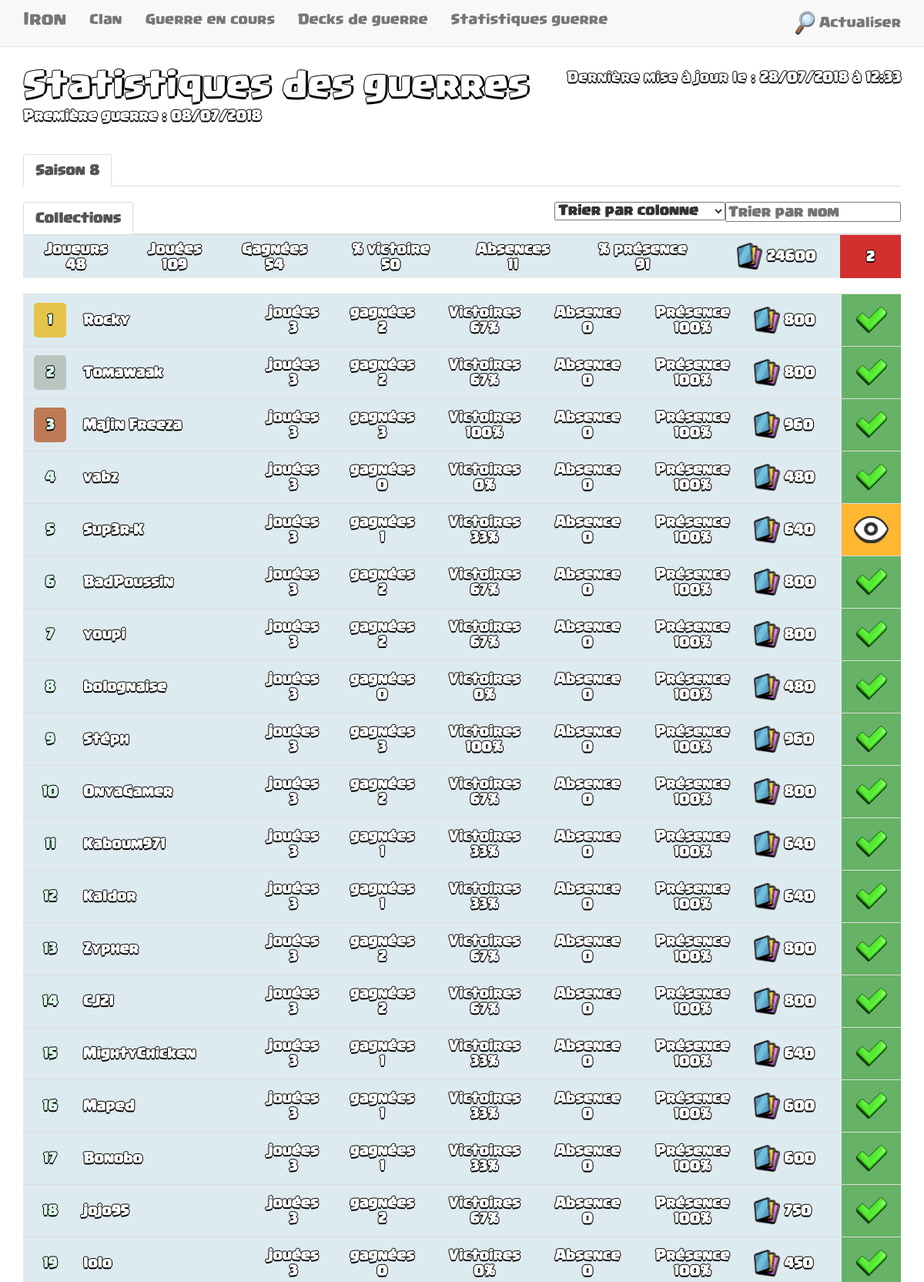
Screenshot of /war_stats.php (upper part) with the database file from the repository.
### tables this page shows
CREATE TABLE `last_updated` (
  `id` int(3) NOT NULL,
  `page_name` varchar(50) NOT NULL,
  `updated` datetime DEFAULT NULL,
  `tag` varchar(10) DEFAULT NULL
);

CREATE TABLE `war` (
  `id` int(4) NOT NULL,
  `created` int(15) NOT NULL,
  `past_war` tinyint(1) NOT NULL COMMENT 'boolean, vrai si c''est une ancienne guerre',
  `season` int(5) NOT NULL COMMENT 'numéro de saison'
);

CREATE TABLE `players` (
  `id` int(4) NOT NULL,
  `tag` varchar(10) NOT NULL COMMENT 'Tag du joueur',
  `name` varchar(50) NOT NULL COMMENT 'Nom du joueur',
  `rank` int(2) NOT NULL COMMENT 'Placement dans le clan',
  `trophies` int(5) NOT NULL COMMENT 'Nombre de trophée du joueur',
  `role_id` int(1) NOT NULL,
  `exp_level` int(2) NOT NULL COMMENT 'Niveau de la tour',
  `in_clan` tinyint(1) NOT NULL DEFAULT '0',
  `arena` int(3) NOT NULL,
  `donations` int(10) NOT NULL,
  `donations_received` int(10) NOT NULL,
  `donations_delta` int(10) NOT NULL,
  `donations_ratio` float NOT NULL,
  `max_trophies` int(5) NOT NULL DEFAULT '0'
);

### tools/database.php (called while the page is built, shortened)
<?php
function fetch_query($db, $query)
{
    return execute_query($db, $query)->fetch();
}
function fetch_all_query($db, $query)
{
    return execute_query($db, $query)->fetchAll();
}
function execute_query($db, $query)
{
    $transaction = $db->prepare($query);
    $transaction->execute();
    return $transaction;
}
function getLastSeason($db)
{
    $query = "
    SELECT MAX(season) as number
    FROM war
    ";
    return intval(fetch_query($db, $query)['number']);
}
function getWarStats($db, $season, $order = null)
{
    $pattern = "
SELECT players.id, players.name, players.rank, players.tag,
SUM(IFNULL(cards_earned, 0)) as total_cards_earned,
SUM(IFNULL(collection_played, 0)) as total_collection_played,
SUM(IFNULL(collection_won, 0)) as total_collection_won,
SUM(IFNULL(battle_played, 0)) as total_battle_played,
SUM(IFNULL(battle_won, 0)) as total_battle_won
FROM player_war
JOIN war ON player_war.war_id = war.id AND war.season = %d
JOIN players ON player_war.player_id = players.id
AND war.past_war > 0
AND war.id > 24
AND players.in_clan > 0
GROUP BY player_war.player_id
%s
";
    if ($order == null) {
        $query = sprintf($pattern, $season, "ORDER BY players.rank ASC");
    } else {
        $customOrderPattern = "ORDER BY %s DESC, players.rank ASC";
        $orderPattern = sprintf($customOrderPattern, $order);
        $query = sprintf($pattern, $season, $orderPattern);
    }
    return fetch_all_query($db, $query);
}
function countMissedCollection($db, $playerId, $season = null)
{
    $pattern = "
SELECT COUNT(player_war.id) as missed_collection
FROM player_war
JOIN war ON player_war.war_id = war.id
WHERE player_war.collection_played = 0
AND war.past_war > 0
AND war.id > 24
AND player_war.player_id = %d
%s
";
    if ($season == null)
        $query = sprintf($pattern, $playerId, "");
    else
        $query = sprintf($pattern, $playerId, "AND war.season = " . $season);
    return fetch_query($db, $query);
}
function getFirstWarDate($db)
{
    $query = "
SELECT created
FROM war
WHERE past_war > 0
AND war.id > 24
LIMIT 1
";
    return fetch_query($db, $query);
}
function getLastUpdated($db, $pageName)
{
    $pattern = "
    SELECT updated
    FROM last_updated
    WHERE page_name = \"%s\"
    ";
    return fetch_query($db, utf8_decode(sprintf($pattern, $pageName)));
}

### war_stats.php (the view, shortened to what this page needs)
<?php
include("tools/database.php");
$lastSeason = getLastSeason($db);
$previousSeason = ($lastSeason - 1);
$secondPreviousSeason = ($lastSeason - 2);
if (isset($_GET['order']) && !empty($_GET['order'])) {
    $order = $_GET['order'];
    $selectValue = substr($order, -1);
    $order = substr($order, 0, -1);
    $lastWarStatsByPlayer = getWarStats($db, $lastSeason, $order);
    $previousWarStatsByPlayer = getWarStats($db, $previousSeason, $order);
    $secondPreviousWarStatsByPlayer = getWarStats($db, $secondPreviousSeason, $order);
} else {
    $lastWarStatsByPlayer = getWarStats($db, $lastSeason);
}
$firstWarDate = getFirstWarDate($db);
$lastSeasonAllCollections = 0;
$lastSeasonAllCollectionsPlayed = 0;
$lastSeasonAllCollectionsWon = 0;
$lastSeasonAllCardsEarned = 0;
$lastSeasonAllMissedCollections = 0;
$lastSeasonAllBadStatus = 0;
$lastSeasonFinalPlayerList = array();
foreach ($lastWarStatsByPlayer as $player) {
    $playerInfo = array();
    $playerInfo['rank'] = $player['rank'];
    $playerInfo['tag'] = $player['tag'];
    $playerInfo['name'] = $player['name'];
    $playerInfo['totalCollectionPlayed'] = $totalCollectionPlayed = $player['total_collection_played'];
    $playerInfo['totalCollectionWon'] = $totalCollectionWon = $player['total_collection_won'];
    $playerInfo['totalCardsEarned'] = $totalCardsEarned = $player['total_cards_earned'];
    $playerInfo['totalBattlesPlayed'] = $totalBattlesPlayed = $player['total_battle_played'];
    $playerInfo['totalBattlesWon'] = $totalBattlesWon = $player['total_battle_won'];
    $missedCollection = countMissedCollection($db, $player['id'], $lastSeason)['missed_collection'];
    $playerInfo['missedCollection'] = $missedCollection == null ? 0 : $missedCollection;
    $missedWar = countMissedWar($db, $player['id'], $lastSeason)['missed_war'];
    $playerInfo['missedWar'] = $missedWar == null ? 0 : $missedWar;
    $playerInfo['totalCollection'] = $totalCollection = $totalCollectionPlayed + $missedCollection;
    $eligibleWars = getNumberOfEligibleWarByPlayerId($db, $player['id'], $lastSeason);
    if ($missedWar >= 2) {
        $playerInfo['ban'] = true;
        $playerInfo['warning'] = false;
    } else if ($missedWar == 1) {
        $playerInfo['ban'] = false;
        $playerInfo['warning'] = true;
    } else if ($eligibleWars > 10) {
        $ratio = ($missedCollection / $eligibleWars);
        $playerInfo['warning'] = ($ratio >= 0.5 and $ratio < 0.75);
        $playerInfo['ban'] = $ratio >= 0.75;
    } else {
        $playerInfo['warning'] = false;
        $playerInfo['ban'] = false;
    }
    if ($playerInfo['warning'] || $playerInfo['ban']) {
        $lastSeasonAllBadStatus++;
    }
    array_push($lastSeasonFinalPlayerList, $playerInfo);
    $lastSeasonAllCollections += $totalCollection;
    $lastSeasonAllCollectionsPlayed += $totalCollectionPlayed;
    $lastSeasonAllCollectionsWon += $totalCollectionWon;
    $lastSeasonAllMissedCollections += $missedCollection;
    $lastSeasonAllCardsEarned += $totalCardsEarned;
}
$lastUpdated = getLastUpdated($db, "war_stats");
?>
<!DOCTYPE html>
<html lang="en">
<head>
    <?php include("head.php"); ?>
</head>
<body>
<div class="container">
    <?php if ($lastUpdated['updated'] != null):
        $time = strtotime($lastUpdated['updated']);
        ?>
        <span class="pageIndexSubtitle whiteShadow pull-right">Dernière mise à jour le : <b><?php echo '' . date('d/m/Y', $time) ?></b> à <b><?php echo '' . date('H:i', $time) ?></span>
    <?php else: ?>
        <span class="pageIndexSubtitle whiteShadow pull-right">Nécessite une mise à jour</span>
    <?php endif; ?>
    <h1 class="whiteShadow">Statistiques des guerres</h1>
    <span class="whiteShadow">Première guerre : <b><?php echo '' . date('d/m/Y', $firstWarDate['created']) ?></b></span>
    <br>
    <br><br>
    <ul id="navUlWarSeason" class="nav nav-tabs" role="tablist">
        <?php
        print '<li role="presentation" class="active"><a href="#season' . $lastSeason . '" aria-controls="season' . $lastSeason . '" role="tab" data-toggle="tab" class="tab-link">Saison ' . $lastSeason . '</a></li>';
        print '<li role="presentation"><a href="#season' . $previousSeason . '" aria-controls="season' . $previousSeason . '" role="tab" data-toggle="tab" class="tab-link">Saison ' . $previousSeason . '</a></li>';
        print '<li role="presentation"><a href="#season' . $secondPreviousSeason . '" aria-controls="season' . $secondPreviousSeason . '" role="tab" data-toggle="tab" class="tab-link">Saison ' . $secondPreviousSeason . '</a></li>';
        ?>
    </ul>
    <br>
    <div class="tab-content">
        <div role="tabpanel" class="tab-pane active" id="season<?php print $lastSeason; ?>">
            <ul id="navUlWarStats" class="nav nav-tabs" role="tablist">
                <li role="presentation" class="active"><a href="#collect" aria-controls="collect" role="tab"
                                                          data-toggle="tab"
                                                          class="tab-link">Collections</a></li>
                <li role="presentation"><a href="#war" aria-controls="war" role="tab" data-toggle="tab"
                                           class="tab-link">Batailles</a>
                </li>
                <input type="text" id="tx_search" class="pull-right" placeholder="Trier par nom"/>
                <select id="orderSelect" class="pull-right">
                    <option value="-1">Trier par colonne</option>
                </select>
            </ul>
            <div class="tab-content">
                <div role="tabpanel" class="tab-pane active" id="collect">
                    <div class="table-responsive">
                        <table class="table" id="tableIndex">
                            <tbody>
                            <tr>
                                <td class="whiteShadow text-center">
                                    Joueurs<br><?php echo sizeof($lastSeasonFinalPlayerList); ?>
                                </td>
                                <td class="whiteShadow text-center">
                                    Jouées<br><?php echo $lastSeasonAllCollectionsPlayed; ?></td>
                                <td class="whiteShadow text-center">
                                    Gagnées<br><?php echo $lastSeasonAllCollectionsWon; ?></td>
                                <td class="whiteShadow text-center">
                                    % victoire<br>
                                    <?php echo ($lastSeasonAllCollectionsPlayed != 0) ? round((($lastSeasonAllCollectionsWon / $lastSeasonAllCollectionsPlayed) * 100)) : '--'; ?>
                                </td>
                                <td class="whiteShadow text-center">
                                    Absences<br><?php echo $lastSeasonAllMissedCollections; ?>
                                </td>
                                <td class="whiteShadow text-center">% présence<br>
                                    <?php echo ($lastSeasonAllCollections != 0) ? round(($lastSeasonAllCollectionsPlayed / $lastSeasonAllCollections) * 100) : '--'; ?>
                                </td>
                                <td class="whiteShadow text-center"><img src="images/ui/deck.png"
                                                                         height="35px"/>&nbsp;<?php echo $lastSeasonAllCardsEarned; ?>
                                </td>
                                <td bgcolor="#D42F2F"><span class="whiteShadow text-center"
                                                            style="display:block;width: 41px;margin:auto"><?php echo $lastSeasonAllBadStatus; ?></span>
                                </td>
                            </tr>
                            </tbody>
                        </table>
                    </div>
                    <div class="table-responsive">
                        <table class="table js-player-table" id="tableIndex">
                            <tbody>
                            <?php foreach ($lastSeasonFinalPlayerList as $player) : ?>
                                <tr class="pointerHand playerTr">
                                    <td class="whiteShadow text-center rank">
                                        <span><?php echo utf8_encode($player['rank']); ?></span></td>
                                    <td class="whiteShadow"><a class="linkToPlayer"
                                                               href="player.php?tag=<?php echo $player['tag']; ?>"><?php echo utf8_encode($player['name']); ?></a>
                                    </td>
                                    <td class="whiteShadow text-center">
                                        jouées<br><?php echo $player['totalCollectionPlayed']; ?></td>
                                    <td class="whiteShadow text-center">
                                        gagnées<br><?php echo $player['totalCollectionWon']; ?></td>
                                    <td class="whiteShadow text-center">Victoires <br>
                                        <?php echo ($player['totalCollectionPlayed'] != 0) ? round((($player['totalCollectionWon'] / $player['totalCollectionPlayed']) * 100)) . '%' : '--'; ?>
                                    <td class="whiteShadow  text-center">
                                        Absence<br><?php echo $player['missedCollection'] ?></td>
                                    <td class="whiteShadow text-center">Présence<br>
                                        <?php echo ($player['totalCollection'] != 0) ? round(($player['totalCollectionPlayed'] / $player['totalCollection']) * 100) . '%' : '--'; ?>
                                    </td>
                                    <td class="whiteShadow"><img src="images/ui/deck.png"
                                                                 height="35px"/>&nbsp;<?php echo $player['totalCardsEarned']; ?>
                                    </td>
                                    <?php if ($player['ban']) : ?>
                                        <td bgcolor="#D42F2F" class="text-center"><img src="images/ui/no-cancel.png"
                                                                                       height="35px"/></td>
                                    <?php elseif ($player['warning']): ?>
                                        <td bgcolor="#FFB732" class="text-center"><img src="images/ui/watch.png"
                                                                                       height="35px"/></td>
                                    <?php else : ?>
                                        <td bgcolor="#66B266" class="text-center"><img src="images/ui/yes-confirm.png"
                                                                                       height="35px"/></td>
                                    <?php endif; ?>
                                </tr>
                            <?php endforeach; ?>
                            </tbody>
                        </table>
                    </div>
                </div>
            </div>
        </div>
    </div>
    <br>
</div>
</body>
</html>

### css/css.css (style rules this page uses)
body { font-family: "Supercell", serif; background: url('../images/background.png') fixed; padding-top: 70px; }
.whiteShadow, .whiteShadow a { color: #fff; text-shadow: -1px 0 black, 0 2px black, 1px 0 black, 0 -1px black; }
h1.whiteShadow { text-shadow: -1px 0 black, 0 3px black, 3px 0 black, 0 -1px black; }
.table-responsive { background: #DDEAEF; overflow-x: initial; }
.rank span { color: #D7F9E8; text-shadow: -1px 0 black, 0 2px black, 1px 0 black, 0 -1px black; margin: 3px 6px; display: block; line-height: 45px; border-radius: 5px; }
tbody tr:first-child .rank span { background: #E5C449; }
tbody tr:nth-child(3) .rank span { background: #BBC5C0; }
tbody tr:nth-child(5) .rank span { background: #BE7A54; }
.table > tbody > tr > td, .table > tbody > tr > th, .table > tfoot > tr > td, .table > tfoot > tr > th, .table > thead > tr > td, .table > thead > tr > th { vertical-align: middle; }
.tab-link:not(.active) { color: #fff; }
.pointerHand { cursor: pointer; }

### rows the page displays
last_updated: updated "28/07/2018", updated "12:33"
war: created "08/07/2018"
players: rank "1", name "Rocky", totalCollectionPlayed "3", totalCollectionWon "2", totalCollectionPlayed "67", missedCollection "0", totalCollection "100", totalCardsEarned "800"
players: rank "2", name "Tomawaak", totalCollectionPlayed "3", totalCollectionWon "2", totalCollectionPlayed "67", missedCollection "0", totalCollection "100", totalCardsEarned "800"
players: rank "3", name "Majin Freeza", totalCollectionPlayed "3", totalCollectionWon "3", totalCollectionPlayed "100", missedCollection "0", totalCollection "100", totalCardsEarned "960"
players: rank "4", name "vabz", totalCollectionPlayed "3", totalCollectionWon "0", totalCollectionPlayed "0", missedCollection "0", totalCollection "100", totalCardsEarned "480"
players: rank "5", name "Sup3r-K", totalCollectionPlayed "3", totalCollectionWon "1", totalCollectionPlayed "33", missedCollection "0", totalCollection "100", totalCardsEarned "640"
players: rank "6", name "BadPoussin", totalCollectionPlayed "3", totalCollectionWon "2", totalCollectionPlayed "67", missedCollection "0", totalCollection "100", totalCardsEarned "800"
players: rank "7", name "youpi", totalCollectionPlayed "3", totalCollectionWon "2", totalCollectionPlayed "67", missedCollection "0", totalCollection "100", totalCardsEarned "800"
players: rank "8", name "bolognaise", totalCollectionPlayed "3", totalCollectionWon "0", totalCollectionPlayed "0", missedCollection "0", totalCollection "100", totalCardsEarned "480"
players: rank "9", name "Stéph", totalCollectionPlayed "3", totalCollectionWon "3", totalCollectionPlayed "100", missedCollection "0", totalCollection "100", totalCardsEarned "960"
players: rank "10", name "OnyaGamer", totalCollectionPlayed "3", totalCollectionWon "2", totalCollectionPlayed "67", missedCollection "0", totalCollection "100", totalCardsEarned "800"
players: rank "11", name "Kaboum971", totalCollectionPlayed "3", totalCollectionWon "1", totalCollectionPlayed "33", missedCollection "0", totalCollection "100", totalCardsEarned "640"
players: rank "12", name "Kaldor", totalCollectionPlayed "3", totalCollectionWon "1", totalCollectionPlayed "33", missedCollection "0", totalCollection "100", totalCardsEarned "640"
players: rank "13", name "Zypher", totalCollectionPlayed "3", totalCollectionWon "2", totalCollectionPlayed "67", missedCollection "0", totalCollection "100", totalCardsEarned "800"
players: rank "14", name "CJ21", totalCollectionPlayed "3", totalCollectionWon "2", totalCollectionPlayed "67", missedCollection "0", totalCollection "100", totalCardsEarned "800"
players: rank "15", name "MightyChicken", totalCollectionPlayed "3", totalCollectionWon "1", totalCollectionPlayed "33", missedCollection "0", totalCollection "100", totalCardsEarned "640"
players: rank "16", name "Maped", totalCollectionPlayed "3", totalCollectionWon "1", totalCollectionPlayed "33", missedCollection "0", totalCollection "100", totalCardsEarned "600"
players: rank "17", name "Bonobo", totalCollectionPlayed "3", totalCollectionWon "1", totalCollectionPlayed "33", missedCollection "0", totalCollection "100", totalCardsEarned "600"
players: rank "18", name "jojo95", totalCollectionPlayed "3", totalCollectionWon "2", totalCollectionPlayed "67", missedCollection "0", totalCollection "100", totalCardsEarned "750"
players: rank "19", name "lolo", totalCollectionPlayed "3", totalCollectionWon "0", totalCollectionPlayed "0", missedCollection "0", totalCollection "100", totalCardsEarned "450"

### other values shown
$lastSeason "8"
sizeof($lastSeasonFinalPlayerList) "48"
$lastSeasonAllCollectionsPlayed "109"
$lastSeasonAllCollectionsWon "54"
$lastSeasonAllMissedCollections "11"
$lastSeasonAllCardsEarned "24600"
$lastSeasonAllBadStatus "2"
